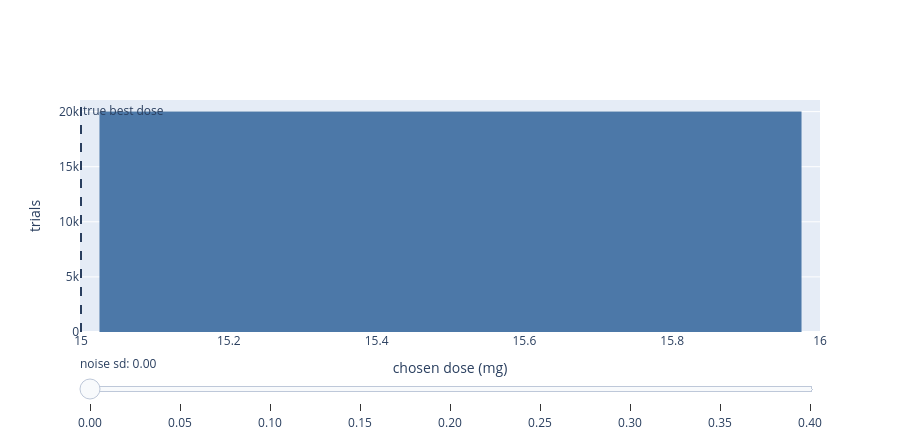

Here is the notebook cell this chart was saved with:
### Markdown cell above
## 3. Where the chosen doses land (use the slider)

Piles at 0 and 30 mg are fits whose curve is flat or opens upward, so the rule falls back to an edge dose. They account for most of the regret.

### Code cell
fig = go.Figure()
for sd in NOISE:
    fig.add_trace(go.Histogram(x=chosen[sd], xbins=dict(start=LO, end=HI, size=1), visible=sd == 0,
                               marker_color="#4c78a8"))
steps = [dict(method="update", label=f"{sd:.2f}", args=[dict(visible=[i == k for i in range(len(NOISE))])])
         for k, sd in enumerate(NOISE)]
fig.add_vline(x=D_STAR, line_dash="dash", annotation_text="true best dose")
fig.update_layout(sliders=[dict(active=0, currentvalue=dict(prefix="noise sd: "), steps=steps)],
                  xaxis_title="chosen dose (mg)", yaxis_title="trials", bargap=0.05, height=440)
fig

### Figure 1 — Plotly figure (JSON) as saved in the notebook; plotly's stock layout.template omitted (floating-point values rounded to 4 significant figures; data arrays with more than 128 entries replaced by an {"elided": "..."} marker saying what was removed)
{"data": [{"marker": {"color": "#4c78a8"}, "type": "histogram", "visible": true, "x": {"elided": "20000 float values"}, "xbins": {"end": 30.0, "size": 1, "start": 0.0}}, {"marker": {"color": "#4c78a8"}, "type": "histogram", "visible": false, "x": {"elided": "20000 float values"}, "xbins": {"end": 30.0, "size": 1, "start": 0.0}}, {"marker": {"color": "#4c78a8"}, "type": "histogram", "visible": false, "x": {"elided": "20000 float values"}, "xbins": {"end": 30.0, "size": 1, "start": 0.0}}, {"marker": {"color": "#4c78a8"}, "type": "histogram", "visible": false, "x": {"elided": "20000 float values"}, "xbins": {"end": 30.0, "size": 1, "start": 0.0}}, {"marker": {"color": "#4c78a8"}, "type": "histogram", "visible": false, "x": {"elided": "20000 float values"}, "xbins": {"end": 30.0, "size": 1, "start": 0.0}}, {"marker": {"color": "#4c78a8"}, "type": "histogram", "visible": false, "x": {"elided": "20000 float values"}, "xbins": {"end": 30.0, "size": 1, "start": 0.0}}, {"marker": {"color": "#4c78a8"}, "type": "histogram", "visible": false, "x": {"elided": "20000 float values"}, "xbins": {"end": 30.0, "size": 1, "start": 0.0}}, {"marker": {"color": "#4c78a8"}, "type": "histogram", "visible": false, "x": {"elided": "20000 float values"}, "xbins": {"end": 30.0, "size": 1, "start": 0.0}}, {"marker": {"color": "#4c78a8"}, "type": "histogram", "visible": false, "x": {"elided": "20000 float values"}, "xbins": {"end": 30.0, "size": 1, "start": 0.0}}], "layout": {"annotations": [{"showarrow": false, "text": "true best dose", "x": 15.0, "xanchor": "left", "xref": "x", "y": 1, "yanchor": "top", "yref": "y domain"}], "bargap": 0.05, "height": 440, "shapes": [{"line": {"dash": "dash"}, "type": "line", "x0": 15.0, "x1": 15.0, "xref": "x", "y0": 0, "y1": 1, "yref": "y domain"}], "sliders": [{"active": 0, "currentvalue": {"prefix": "noise sd: "}, "steps": [{"args": [{"visible": [true, false, false, false, false, false, false, false, false]}], "label": "0.00", "method": "update"}, {"args": [{"visible": [false, true, false, false, false, false, false, false, false]}], "label": "0.05", "method": "update"}, {"args": [{"visible": [false, false, true, false, false, false, false, false, false]}], "label": "0.10", "method": "update"}, {"args": [{"visible": [false, false, false, true, false, false, false, false, false]}], "label": "0.15", "method": "update"}, {"args": [{"visible": [false, false, false, false, true, false, false, false, false]}], "label": "0.20", "method": "update"}, {"args": [{"visible": [false, false, false, false, false, true, false, false, false]}], "label": "0.25", "method": "update"}, {"args": [{"visible": [false, false, false, false, false, false, true, false, false]}], "label": "0.30", "method": "update"}, {"args": [{"visible": [false, false, false, false, false, false, false, true, false]}], "label": "0.35", "method": "update"}, {"args": [{"visible": [false, false, false, false, false, false, false, false, true]}], "label": "0.40", "method": "update"}]}], "xaxis": {"title": {"text": "chosen dose (mg)"}}, "yaxis": {"title": {"text": "trials"}}}}
